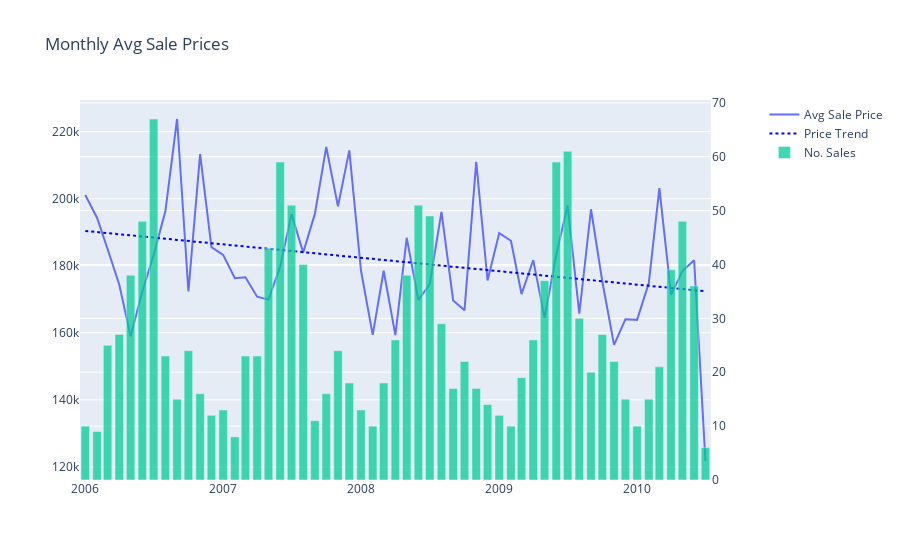

The cell this chart's notebook holds for it:
### Code cell
# Does price vary over time?
house['SaleDate'] = house[['YrSold', 'MoSold']].apply(lambda x: datetime.date(x[0], x[1], 1), axis = 1)
df = house.groupby('SaleDate')['SalePrice'].agg(['mean', 'count'])
lin = LinearRegression()
x = np.arange((len(df.index))).reshape(-1, 1)
lin.fit(x, df['mean'])
df['trend'] = lin.predict(x)
print(f"Trend is from {df['trend'][0]:.2f} to {df['trend'][-1]:.2f}, a {df['trend'][-1]/df['trend'][0]-1:.2%} change.")

fig1 = make_subplots(specs=[[{"secondary_y": True}]])
fig1.add_trace(go.Scatter(x=df.index, y=df['mean'], name='Avg Sale Price'))
fig1.add_trace(go.Scatter(x=df.index, y=df['trend'], name='Price Trend', line={'color': 'blue', 'dash': 'dot'}))
fig1.add_trace(go.Bar(x=df.index, y=df['count'], name='No. Sales', opacity=0.75), secondary_y=True,)
fig1.update_layout(
    title='Monthly Avg Sale Prices',
    xaxis_title='',
    yaxis_title=''
)
# So there's seasonality in the number of sales and a downtrend in average price
